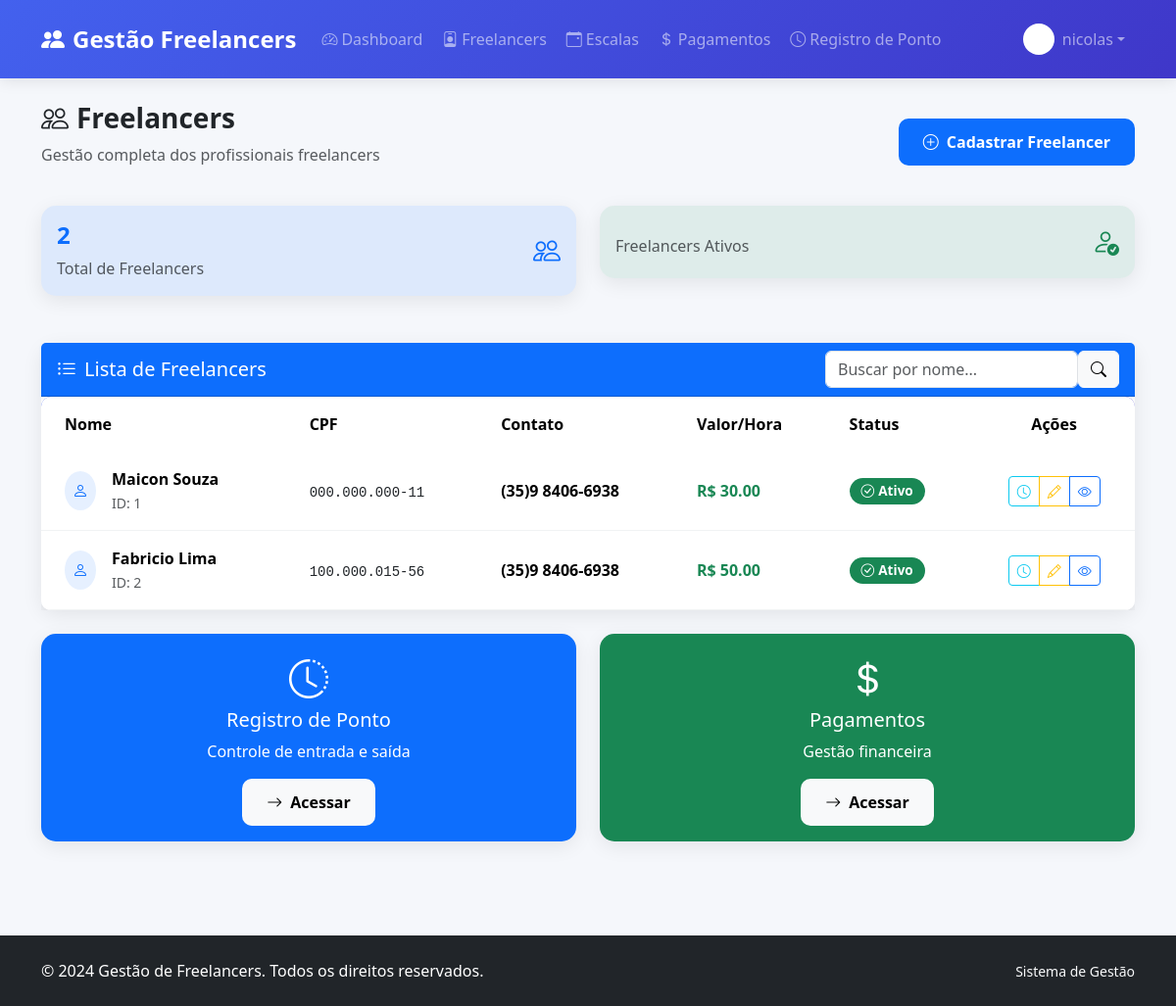
The app's page /freelancers/ (signed in), older data.
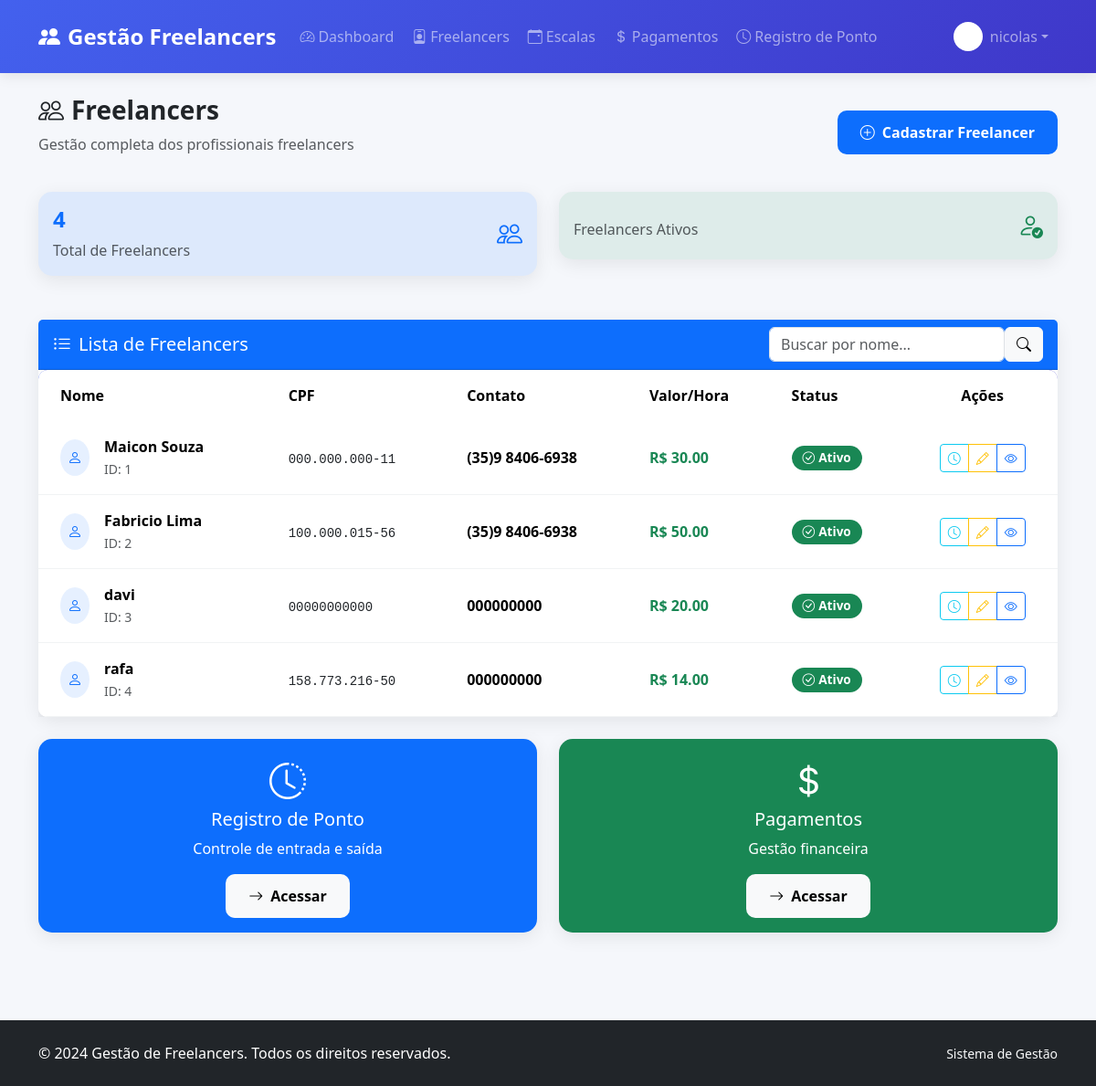
The same page, newer data.
### freelancers/models.py (models this page shows, shortened)
class Freelancer(models.Model):
    STATUS_CHOICES = [
        ('ativo', 'Ativo'),
        ('inativo', 'Inativo'),
        ('licenca', 'Licença'),
    ]
    nome = models.CharField(max_length=100)
    cpf = models.CharField(max_length=14, unique=True)
    contato = models.CharField(max_length=50)
    valor_hora = models.DecimalField(max_digits=6, decimal_places=2)
    status = models.CharField(max_length=10, choices=STATUS_CHOICES, default='ativo')

### freelancers/views.py (the view)
# urls.py: path("", views.listar_freelancers, name="listar_freelancers"),
@login_required
def listar_freelancers(request):
    query = request.GET.get('q', '')
    freelancers = Freelancer.objects.all()
    if hasattr(request.user, 'perfilusuario') and request.user.perfilusuario.tipo == 'freelancer':
        return redirect('dashboard_freelancer')
    if query:
        freelancers = freelancers.filter(
            nome__icontains=query
        )
    return render(request, "freelancers/listar_freelancers.html",
    {"freelancers": freelancers, "query": query })

### freelancers/templates/freelancers/listar_freelancers.html (shortened to what this page needs)
{% extends 'base.html' %}
{% block content %}
<div class="row">
    <div class="col-12">
        <div class="d-flex justify-content-between align-items-center mb-4">
            <div>
                <h1 class="h3 fw-bold text-dark">
                    <i class="bi bi-people me-2"></i>Freelancers
                </h1>
                <p class="text-muted">Gestão completa dos profissionais freelancers</p>
            </div>
            <a href="{% url 'cadastrar_freelancer' %}" class="btn btn-primary btn-custom">
                <i class="bi bi-plus-circle me-2"></i>Cadastrar Freelancer
            </a>
        </div>
        <div class="row mb-4">
            <div class="col-md-6">
                <div class="card card-custom bg-primary bg-opacity-10 border-primary">
                    <div class="card-body">
                        <div class="d-flex justify-content-between align-items-center">
                            <div>
                                <h4 class="text-primary fw-bold">{{ freelancers|length }}</h4>
                                <p class="text-muted mb-0">Total de Freelancers</p>
                            </div>
                            <i class="bi bi-people text-primary fs-3"></i>
                        </div>
                    </div>
                </div>
            </div>
            <div class="col-md-6">
                <div class="card card-custom bg-success bg-opacity-10 border-success">
                    <div class="card-body">
                        <div class="d-flex justify-content-between align-items-center">
                            <div>
                                <p class="text-muted mb-0">Freelancers Ativos</p>
                            </div>
                            <i class="bi bi-person-check text-success fs-3"></i>
                        </div>
                    </div>
                </div>
            </div>
        </div>
        <div class="card card-custom">
            <div class="card-header bg-primary text-white d-flex justify-content-between align-items-center">
                <h5 class="card-title mb-0">
                    <i class="bi bi-list-ul me-2"></i>Lista de Freelancers
                </h5>
                <form method="GET" class="d-flex" style="width: 300px;">
                    <input type="text" name="q" class="form-control" placeholder="Buscar por nome..." value="{{ query }}">
                    <button class="btn btn-light" type="submit">
                        <i class="bi bi-search"></i>
                    </button>
                </form>
            </div>
            <div class="card-body p-0">
                {% if freelancers %}
                <div class="table-responsive">
                    <table class="table table-hover table-custom mb-0">
                        <thead>
                            <tr>
                                <th class="ps-4">Nome</th>
                                <th>CPF</th>
                                <th>Contato</th>
                                <th>Valor/Hora</th>
                                <th>Status</th>
                                <th class="text-center">Ações</th>
                            </tr>
                        </thead>
                        <tbody>
                            {% for f in freelancers %}
                            <tr>
                                <td class="ps-4">
                                    <div class="d-flex align-items-center">
                                        <div class="bg-primary bg-opacity-10 rounded-circle p-2 me-3">
                                            <i class="bi bi-person text-primary"></i>
                                        </div>
                                        <div>
                                            <strong>{{ f.nome }}</strong>
                                            <br>
                                            <small class="text-muted">ID: {{ f.id }}</small>
                                        </div>
                                    </div>
                                </td>
                                <td>
                                    <code class="text-dark">{{ f.cpf }}</code>
                                </td>
                                <td>
                                    <span class="fw-bold">{{ f.contato }}</span>
                                </td>
                                <td>
                                    <span class="fw-bold text-success fs-6">
                                        R$ {{ f.valor_hora }}
                                    </span>
                                </td>
                                <td>
                                    {% if f.status == 'ativo' %}
                                    <span class="badge bg-success status-badge">
                                        <i class="bi bi-check-circle me-1"></i>Ativo
                                    </span>
                                    {% elif f.status == 'inativo' %}
                                    <span class="badge bg-danger status-badge">
                                        <i class="bi bi-x-circle me-1"></i>Inativo
                                    </span>
                                    {% elif f.status == 'ferias' %}
                                    <span class="badge bg-warning status-badge">
                                        <i class="bi bi-sun me-1"></i>Férias
                                    </span>
                                    {% endif %}
                                </td>
                                <td class="text-center">
                                    <div class="btn-group">
                                        <a href="{% url 'listar_pontos' f.id %}" class="btn btn-sm btn-outline-info" title="Registro de Ponto">
                                            <i class="bi bi-clock"></i>
                                        </a>
                                        <a href="{% url 'editar_freelancer' f.id %}" class="btn btn-sm btn-outline-warning" title="Editar">
                                            <i class="bi bi-pencil"></i>
                                        </a>
                                        <a href="{% url 'visualizar_freelancer' f.id %}" class="btn btn-sm btn-outline-primary" title="Detalhes">
                                            <i class="bi bi-eye"></i>
                                        </a>
                                    </div>
                                </td>
                            </tr>
                            {% endfor %}
                        </tbody>
                    </table>
                </div>
                {% endif %}
            </div>
        </div>
        <div class="row mt-4">
            <div class="col-md-6">
                <div class="card card-custom bg-primary text-white">
                    <div class="card-body text-center">
                        <i class="bi bi-clock-history fs-1 mb-3"></i>
                        <h5>Registro de Ponto</h5>
                        <p class="mb-3">Controle de entrada e saída</p>
                        {% if freelancers %}
                        <a href="{% url 'listar_pontos' freelancers.0.id %}" class="btn btn-light btn-custom">
                            <i class="bi bi-arrow-right me-2"></i>Acessar
                        </a>
                        {% else %}
                        <button class="btn btn-light btn-custom" disabled>
                            <i class="bi bi-arrow-right me-2"></i>Cadastre um freelancer
                        </button>
                        {% endif %}
                    </div>
                </div>
            </div>
            <div class="col-md-6">
                <div class="card card-custom bg-success text-white">
                    <div class="card-body text-center">
                        <i class="bi bi-currency-dollar fs-1 mb-3"></i>
                        <h5>Pagamentos</h5>
                        <p class="mb-3">Gestão financeira</p>
                        <a href="{% url 'listar_pagamentos' %}" class="btn btn-light btn-custom">
                            <i class="bi bi-arrow-right me-2"></i>Acessar
                        </a>
                    </div>
                </div>
            </div>
        </div>
    </div>
</div>
{% endblock %}

### templates/base.html (shortened to what this page needs)
<!DOCTYPE html>
<html lang="pt-br">
<head>
    <link href="https://cdn.jsdelivr.net/npm/bootstrap@5.3.1/dist/css/bootstrap.min.css" rel="stylesheet">
    <link rel="stylesheet" href="https://cdn.jsdelivr.net/npm/bootstrap-icons@1.10.0/font/bootstrap-icons.css">
</head>
<body>
    <nav class="navbar navbar-expand-lg navbar-dark navbar-custom">
        <div class="container">
            <a class="navbar-brand fw-bold" href="{% url 'dashboard' %}">
                <i class="bi bi-people-fill me-2"></i>Gestão Freelancers
            </a>
            <div class="collapse navbar-collapse" id="navbarNav">
                <ul class="navbar-nav me-auto">
                    {% if user.is_authenticated %}
                    <li class="nav-item">
                        <a class="nav-link" href="{% url 'dashboard' %}">
                            <i class="bi bi-speedometer2 me-1"></i>Dashboard
                        </a>
                    </li>
                    <li class="nav-item">
                        <a class="nav-link" href="{% url 'listar_freelancers' %}">
                            <i class="bi bi-person-badge me-1"></i>Freelancers
                        </a>
                    </li>
                    <li class="nav-item">
                        <a class="nav-link" href="{% url 'listar_escalas' %}">
                            <i class="bi bi-calendar-event me-1"></i>Escalas
                        </a>
                    </li>
                    <li class="nav-item">
                        <a class="nav-link" href="{% url 'listar_pagamentos' %}">
                            <i class="bi bi-currency-dollar me-1"></i>Pagamentos
                        </a>
                    </li>
                    <li class="nav-item">
                        <a class="nav-link" href="{% url 'listar_pontos' 1 %}">
                            <i class="bi bi-clock me-1"></i>Registro de Ponto
                        </a>
                    </li>
                    {% endif %}
                </ul>
                <ul class="navbar-nav ms-auto">
                    {% if user.is_authenticated %}
                    <li class="nav-item dropdown">
                        <a class="nav-link dropdown-toggle d-flex align-items-center" href="#" role="button" data-bs-toggle="dropdown">
                            <div class="bg-white bg-opacity-20 rounded-circle d-flex align-items-center justify-content-center me-2" style="width: 32px; height: 32px;">
                                <i class="bi bi-person-fill text-white"></i>
                            </div>
                            <span>{{ user.username }}</span>
                        </a>
                    </li>
                    {% else %}
                    <li class="nav-item">
                        <a class="nav-link" href="{% url 'login' %}">
                            <i class="bi bi-box-arrow-in-right me-1"></i>Entrar
                        </a>
                    </li>
                    {% endif %}
                </ul>
            </div>
        </div>
    </nav>
    <main class="main-content">
        <div class="container py-4">
            {% block content %}
            {% endblock %}
        </div>
    </main>
    <footer class="bg-dark text-white py-4 mt-5">
        <div class="container">
            <div class="row align-items-center">
                <div class="col-md-6">
                    <p class="mb-0">&copy; 2024 Gestão de Freelancers. Todos os direitos reservados.</p>
                </div>
                <div class="col-md-6 text-md-end">
                    <small class="text-light">Sistema de Gestão</small>
                </div>
            </div>
        </div>
    </footer>
</body>
</html>

### templates/base.html (style rules this page uses)
:root { --primary-color: #4361ee; --secondary-color: #3f37c9; --success-color: #4cc9f0; --light-bg: #f8f9fa; }
body { background-color: #f5f7fb; font-family: 'Segoe UI', Tahoma, Geneva, Verdana, sans-serif; padding-top: 0; }
.navbar-custom { background: linear-gradient(135deg, var(--primary-color), var(--secondary-color)); box-shadow: 0 2px 15px rgba(0,0,0,0.1); padding: 1rem 0; }
.card-custom { border: none; border-radius: 15px; box-shadow: 0 5px 20px rgba(0,0,0,0.08); transition: transform 0.3s ease, box-shadow 0.3s ease; margin-bottom: 1.5rem; }
.btn-custom { border-radius: 10px; font-weight: 600; padding: 12px 25px; transition: all 0.3s ease; border: none; }
.table-custom { background: white; border-radius: 10px; overflow: hidden; box-shadow: 0 3px 15px rgba(0,0,0,0.08); }
.table-custom thead { background: linear-gradient(135deg, var(--primary-color), var(--secondary-color)); color: white; }
.table-custom thead th { border: none; padding: 1rem; font-weight: 600; }
.table-custom tbody td { padding: 1rem; vertical-align: middle; border-color: #f1f3f4; }
.status-badge { padding: 6px 12px; border-radius: 20px; font-size: 0.85em; font-weight: 600; }
.navbar-brand { font-weight: 700; font-size: 1.5rem; }
.nav-link { font-weight: 500; border-radius: 8px; margin: 0 2px; transition: all 0.3s ease; }

Row changes from the older to the newer data that the page shows:
added Freelancer: nome "davi", id "3", cpf "00000000000", contato "000000000", valor_hora "20.00", status "ativo" (drawn)
added Freelancer: nome "rafa", id "4", cpf "158.773.216-50", contato "000000000", valor_hora "14.00", status "ativo" (drawn)
Text that changed along with them:
{{ freelancers|length }}: "2" → "4"
